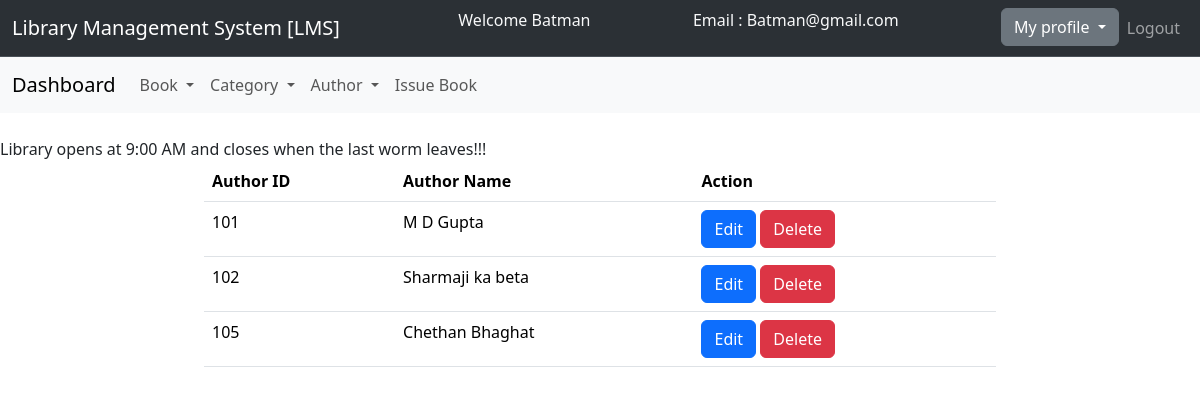
Page /admin/manage_author.php (signed in) on the committed database.
### tables this page shows
CREATE TABLE `authors` (
  `author_id` int NOT NULL,
  `author_name` varchar(25) NOT NULL
);

### admin/manage_author.php (the view, shortened to what this page needs)
<!DOCTYPE html>
<html lang="en">
<head>
    <link href="https://cdn.jsdelivr.net/npm/bootstrap@5.3.3/dist/css/bootstrap.min.css" rel="stylesheet">
</head>
<link rel="stylesheet" href="style.css">
<body>
<nav class="navbar bg-dark border-bottom border-body navbar-expand-lg bg-body-tertiary" data-bs-theme="dark">
  <div class="container-fluid">
    <div class="navbar-header ">
       <a class="navbar-brand" href="admin_dashboard.php">Library Management System [LMS]</a>
    </div>
      <p class="text-light">Welcome <?php echo($_SESSION['name']);?></p>
      <p class="text-light">Email : <?php echo($_SESSION['email']);?></p>
    <ul class="nav navbar-nav navbar-right">
        <li class="nav-item">
          <div class="dropdown">
            <button class="btn btn-secondary dropdown-toggle" type="button" data-bs-toggle="dropdown" aria-expanded="false">
              My profile
            </button>
          </div>
        </li>
        <li class="nav-item"><a class="nav-link" href="logout.php">Logout</a>
        </li>
      </ul>
    </div>
</nav>
<nav class="navbar navbar-expand-lg bg-body-tertiary">
  <div class="container-fluid">
    <a class="navbar-brand" href="admin_dashboard.php">Dashboard</a>
    <div class="collapse navbar-collapse" id="navbarSupportedContent">
      <ul class="navbar-nav me-auto mb-2 mb-lg-0">
        <li class="nav-item dropdown">
          <a class="nav-link dropdown-toggle" href="#" role="button" data-bs-toggle="dropdown" aria-expanded="false">
            Book
          </a>
        </li>
        <li class="nav-item dropdown">
          <a class="nav-link dropdown-toggle" href="#" role="button" data-bs-toggle="dropdown" aria-expanded="false">
            Category
          </a>
        </li>
        <li class="nav-item dropdown">
          <a class="nav-link dropdown-toggle" href="#" role="button" data-bs-toggle="dropdown" aria-expanded="false">
            Author
          </a>
        </li>
        <li class="nav-item">
          <a class="nav-link" href="issue_book.php">Issue Book</a>
        </li>
      </ul>
    </div>
  </div>
</nav>
<br><span><marquee behavior="" direction="">Library opens at 9:00 AM and closes when the last worm leaves!!!</marquee></span>
<div class="row">
  <div class="col-md-2"></div>
    <div class="col-md-8">
      <table class="table">
        <thead>
          <tr>
            <th scope="col">Author ID</th>
            <th scope="col">Author Name</th>
            <th scope="col">Action</th>
          </tr>
        </thead>
        <tbody>
        <?php
          $connection = mysqli_connect("localhost","root","appu1234");
          $query = "select author_id, author_name from authors";
          $query_run = mysqli_query($connection,$query);
          while($row = mysqli_fetch_assoc($query_run)){
            ?>
            <tr>
              <td><?php echo $row['author_id']?></td>
              <td><?php echo $row['author_name']?></td>
              <td>
                <button type="button" class="btn btn-primary"><a style="text-decoration: none; color:white;" href="edit_author.php?auth=<?php echo $row['author_id'];?>">Edit</a></button>
                <button type="button" class="btn btn-danger"><a style="text-decoration: none; color:white;" href="delete_author.php?auth=<?php echo $row['author_id'];?>">Delete</a></button>
              </td>
            </tr>
            <?php
          }
        ?>
        </tbody>
      </table>
    </div>
  <div class="col-md-2"></div>
</div>
</body>
</html>

### rows in the picture
authors: author_id "101", author_name "M D Gupta"
authors: author_id "102", author_name "Sharmaji ka beta"
authors: author_id "105", author_name "Chethan Bhaghat"

### other values in the picture
$_SESSION['name'] "Batman"
$_SESSION['email'] "Batman@gmail.com"
